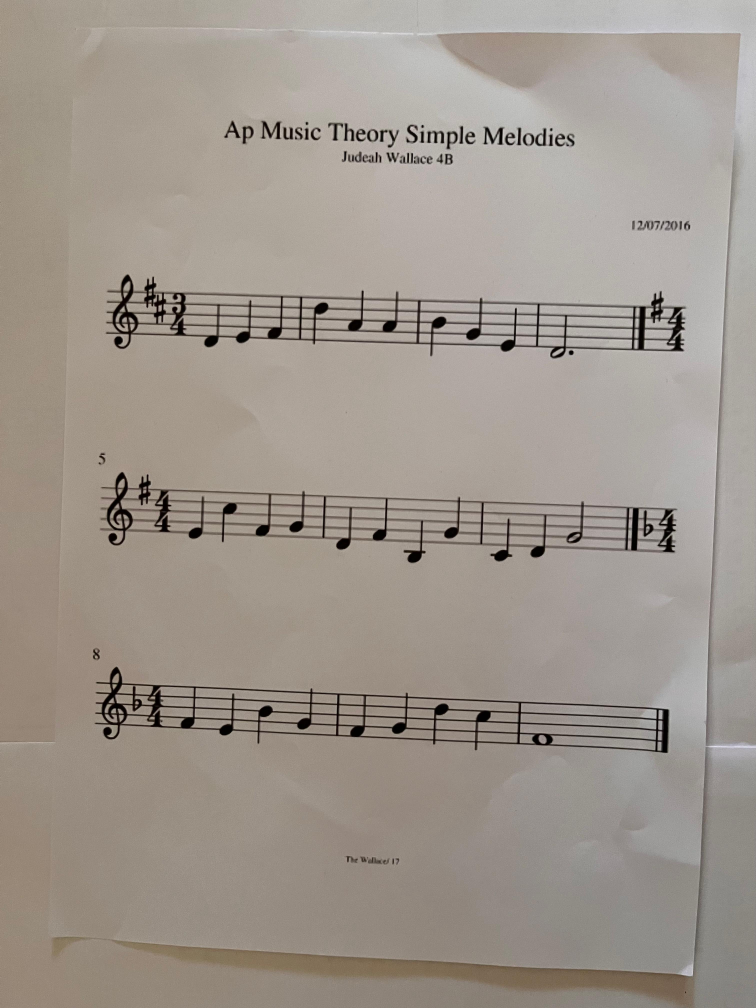
#> input picture testcases/10.jpg, 3024 x 4032 px (shown at 1/4 size)
$ jupyter execute main.ipynb
#> lines starting #> are read from the running program, lines starting #| are printed output that depends on the picture; after the words box and inside, x2 and y2 are one past the last pixel; in counts of white or black regions, pixels touching at a corner belong together; long printed decimals are rounded
# OMR Music Sheet to A MP3 file

[cell 1]
import skimage.io as io
from skimage import img_as_ubyte
import skimage as sk
import matplotlib.pyplot as plt
import numpy as np
import cv2
from skimage.exposure import histogram
from skimage.filters import threshold_otsu,threshold_local,median, unsharp_mask
from matplotlib.pyplot import bar
from skimage.color import rgb2gray,rgb2hsv
from commonfunctions import *
from scipy.ndimage import rotate
from skimage.morphology import binary_erosion, binary_dilation, binary_closing, skeletonize, thin, binary_opening, remove_small_objects
from skimage.measure import find_contours
from skimage.draw import rectangle
from skimage.transform import resize
from scipy.stats import mode

[cell 2]
def show_images(images,titles=None):
    #This function is used to show image(s) with titles by sending an array of images and an array of associated titles.
    # images[0] will be drawn with the title titles[0] if exists
    # You aren't required to understand this function, use it as-is.
    n_ims = len(images)
    if titles is None: titles = ['(%d)' % i for i in range(1,n_ims + 1)]
    fig = plt.figure()
    n = 1
    for image,title in zip(images,titles):
        a = fig.add_subplot(1,n_ims,n)
        if image.ndim == 2:
            plt.gray()
        plt.imshow(image)
        a.set_title(title)
        n += 1
    fig.set_size_inches(np.array(fig.get_size_inches()) * n_ims)
    plt.show()

[cell 3]
# [8 lines left out: function histogram_equation, not called in this run]


# [39 lines of commented-out code are left out]

[cell 4]
# [40 lines of commented-out code are left out]

[cell 5]
# [53 lines of commented-out code are left out]

[cell 6]
# img = io.imread("./images/image.png",as_gray=True)
# print(img.shape)
# # 1. Binarization

# # # Compute Otsu's threshold
# # otsu_threshold = threshold_otsu(img)
# # binary_image_ski = img > otsu_threshold

# #Adaptive ski
# # # Compute a local threshold
# # block_size = 201  # Size of the local region to consider
# # local_thresh = threshold_local(img, block_size, offset=0)

# #our threshold
# # print(img)
# # threshold=getThreshold(img)
# # img[img>threshold]=1
# # img[img<=threshold]=0

# show_images([img])

[cell 7]
def dynamic_binarization(input_image):
    # Calculate the histogram of the input image
    hist = cv2.calcHist([input_image], [0], None, [256], [0, 256])
    # Normalize the histogram for easier analysis
    normalized_hist = hist / hist.sum()

    # Check if the histogram has significant peaks near 0 and 255
    near_zero = normalized_hist[:20].sum()  # Sum of bins near 0
    near_255 = normalized_hist[-20:].sum()  # Sum of bins near 255

    # Thresholds for determining scanned images
    if near_zero+near_255 > 0.75:
        # Use Otsu's binarization for scanned images
        _, binarized_image = cv2.threshold(input_image, 0, 255, cv2.THRESH_BINARY+cv2.THRESH_OTSU)
    else:
        # Apply both Otsu and Adaptive Thresholding
        _, otsu_binary = cv2.threshold(input_image, 0, 255,cv2.THRESH_BINARY+ cv2.THRESH_OTSU)
        adaptive_binary = cv2.adaptiveThreshold(input_image, 255, cv2.ADAPTIVE_THRESH_GAUSSIAN_C,
                                                cv2.THRESH_BINARY, blockSize=9, C=5)

        # Calculate the number of black pixels for Otsu's output
        otsu_black_pixels = np.sum(otsu_binary == 0)

        # Threshold for deciding noise
        noise_threshold = np.sum(hist[:120])

        if otsu_black_pixels > noise_threshold:
            # Otsu produces noise, use Adaptive Thresholding
            binarized_image = adaptive_binary
        else:
            # Otsu works fine
            binarized_image = otsu_binary

    return binarized_image

[cell 8]
# [25 lines left out: function resize_with_aspect_ratio, not called in this run]

[cell 9]
def rotate_image (binarized_image,lines):
    rotated_image= binarized_image
    if lines is not None:  # Found lines
        angles = []  # Store the angles of the detected lines
        zero_angle_count = 0  # Count lines with angles close to 0°
        tolerance_zero = 2.0  # Tolerance to consider an angle as 0° (degrees)

        for line in lines:
            rho, theta = line[0]
            # Convert polar coordinates to Cartesian line endpoints
            a = np.cos(theta)
            b = np.sin(theta)
            x0 = a * rho
            y0 = b * rho
            x1 = int(x0 + 1000 * (-b))  # Endpoint 1
            y1 = int(y0 + 1000 * (a))
            x2 = int(x0 - 1000 * (-b))  # Endpoint 2
            y2 = int(y0 - 1000 * (a))

            # # Draw the line on the output image
            # cv2.line(output_image, (x1, y1), (x2, y2), (0, 0, 255), 2)  # Red line with thickness 2

            # Convert angle to degrees
            angle_degrees = 180 * theta / np.pi
            angles.append(angle_degrees)

            # Check if angle is close to 0° (horizontal line)
            if abs(angle_degrees) < tolerance_zero or abs(angle_degrees - 180) < tolerance_zero:
                zero_angle_count += 1

        # Majority Check: If most lines are at zero angles, skip rotation
        if zero_angle_count > len(angles) / 2:  # Majority condition
            print("Majority of lines are horizontal. Skipping rotation.")
        else:
            # Calculate the average angle excluding near-zero angles
            # average_angle = np.mean([angle for angle in angles if abs(angle) > tolerance_zero])
            mode_angle, _ = mode([angle for angle in angles if abs(angle) > tolerance_zero], axis= 0)
            print("mode result", mode_angle)
            if abs(mode_angle)>2:
                rotated_image = rotate(rotated_image, mode_angle - 90, cval=255)

    else:
        print("No lines found")

    return rotated_image

[cell 10]
def convert_to_bool_reverse(image):
    image=255-image
    image=image>0
    return image

[cell 11]
def getBoundedBoxes(image):
    """
    Detects bounding boxes for staves in a binary image and returns binary images of the staves.
    """
    img_height = image.shape[0]
    img_width = image.shape[1]
    max_dim = max(img_height,img_width)
    print("max_dim",max_dim)


    # print("image entring remove small" ,image)
    closing = remove_small_objects(image, 2000, connectivity=8)
    # print("after removing ", closing)

    # Dilate vertically to connect staff lines
    closing = binary_dilation(closing, footprint=np.ones((int(max_dim/40), 1)))
    # print("image sfter dilation",closing)
    # Remove small objects to clean up noise


    # Show intermediate results (optional, for debugging)
    show_images([closing], ['Closing and Small Object Removal'])

    # Crop a portion of the image to exclude the beginning
    img_without_begin = closing[:, int(img_height * 0.2):img_height]
    show_images([closing, img_without_begin], ['Original', 'Without Beginning'])

    # Convert binary images to uint8 for contour detection
    img_without_begin = (img_without_begin * 255).astype('uint8')
    output_image = (image * 255).astype('uint8')

    # Find contours in both cropped and original binary images
    contours_without_begin, _ = cv2.findContours(img_without_begin, cv2.RETR_EXTERNAL, cv2.CHAIN_APPROX_SIMPLE)
    contours_with_begin, _ = cv2.findContours(output_image, cv2.RETR_EXTERNAL, cv2.CHAIN_APPROX_SIMPLE)

    # Check if contours differ between the cropped and original images
    staves = []
    correct_contours = contours_with_begin
    if len(contours_with_begin) != len(contours_without_begin):
        correct_contours = contours_without_begin

    # Extract bounding boxes and binary images for each stave
    for contour in correct_contours:
        x, y, w, h = cv2.boundingRect(contour)
        if h * 4 < w and h * 7 > w:  # Check if the bounding box is wide enough to be a stave
            print("Stave Length: ", w, "Stave Height: ", h)
            start_x = x
            end_x = img_width
            if correct_contours is contours_without_begin:
                start_x = 0
            stave = image[y:y + h, start_x:end_x]  # Keep binary format (no color conversion)
            staves.append(stave)
            show_images([stave], ["Stave"])  # Visualize each stave (optional)

    return staves

[cell 12]
def runs_of_ones_array(bits):
    bounded = np.hstack(([0], bits, [0]))
    difs = np.diff(bounded)
    run_starts, = np.where(difs > 0)
    run_ends, = np.where(difs < 0)
    return run_ends - run_starts


def verticalRunLength(img):
    # white runs
    arr = []
    for i in range(0, img.shape[1]):
        a = runs_of_ones_array(img[:, i])
        for x in a:
            arr.append(x)
    counts = np.bincount(arr)
    staff_height = np.argmax(counts)
    # black runs
    arr = []
    for i in range(0, img.shape[1]):
        a = runs_of_ones_array(np.invert(img[:, i]))
        for x in a:
            arr.append(x)
    # print(arr)
    counts = np.bincount(arr)
    staff_space = np.argmax(counts)
    return staff_height, staff_space

# [29 lines left out: function get_lines_rows, not called in this run]

def dilate_vertically_with_staff_space(stave, width, height):
    # Ensure the stave is in uint8 format
    if stave.dtype != np.uint8:
        stave = (stave * 255).astype(np.uint8)  # Convert boolean to uint8 (255 for white, 0 for black)

    # Create a vertical structuring element (kernel)
    kernel = cv2.getStructuringElement(cv2.MORPH_RECT, (width, height))

    # Apply vertical dilation
    dilated_stave = cv2.dilate(stave, kernel, iterations=1)

    return dilated_stave

def segment_staves(stave, original_stave,staff_space):
    # Ensure the stave is in uint8 format
    if stave.dtype != np.uint8:
        stave = (stave * 255).astype(np.uint8)

    # Find contours of the dilated stave
    contours, _ = cv2.findContours(stave, cv2.RETR_EXTERNAL, cv2.CHAIN_APPROX_SIMPLE)

    # Sort contours left to right (by x-coordinate)
    contours = sorted(contours, key=lambda contour: cv2.boundingRect(contour)[0])

    # Create a copy of the stave to draw contours on
    stave_with_contours = cv2.cvtColor(stave, cv2.COLOR_GRAY2BGR)

    # List to store extracted note images
    notes = []

    for contour in contours:
        # Get the bounding rectangle (x, y, width, height) for each contour
        x, y, w, h = cv2.boundingRect(contour)

        # Draw the contour as a green rectangle on the stave copy
        if h>staff_space*2:
            cv2.rectangle(stave_with_contours, (x, y), (x + w, y + h), (0, 255, 0), 2)

            # Extract the note from the original stave using the bounding box
            note = original_stave[y:y+h, x:x+w]
            notes.append(note)

    # Show the stave with contours drawn
    show_images([stave_with_contours], ["Stave with Contours"])

    return notes

def remove_staff_lines_columnwise(staves, staff_height):
    processed_staves = []

    for stave in staves:
        # Copy the stave to modify
        processed_stave = stave.copy()

        # Loop through each column in the stave
        for col in range(stave.shape[1]):
            # Get the binary column data
            column_data = stave[:, col]

            # Run-length encode the column
            run_lengths = runs_of_ones_array(column_data)

            # Check if any gap (run of black pixels) is larger than the staff height
            if any(run > staff_height*2 for run in run_lengths):
                # Leave the column as is (it contains symbols or non-staff lines)
                continue
            else:
                # Set the entire column to black (remove staff lines)
                processed_stave[:, col] = 0

        # Append the processed stave
        processed_staves.append(processed_stave)

    return processed_staves

[cell 13]
# Read the image
img = cv2.imread("./testcases/10.jpg")
#> img is the input picture: shape (4032, 3024, 3); mean B, G, R 141.9, 150.7, 159.1
# img = cv2.imread("./images/image2.png")
show_images([img],["original image"])
#> in show_images, `n_ims = len(images)`: n_ims = 1
#> the loop in show_images, `for image,title in zip(images,titles):` made 1 pass
#> (title, n) on pass 1: ('original image', 2)
#> after the loop in show_images, `for image,title in zip(images,titles):`: n = 2

#remove noise using ski and opencv filters
remove_noise = cv2.bilateralFilter(img, 3, 75, 75)

# Convert to grayscale
gray = cv2.cvtColor(remove_noise, cv2.COLOR_BGR2GRAY)

#dynamic_binarization to apply any of otsu or adaptive
binarized_image=dynamic_binarization(gray)
#> in dynamic_binarization, `hist = cv2.calcHist([input_image], [0], None, [256], [0, 256])`: hist = 256 values, max 328446 at index 142, min 0 at index 240, mean 47628
#> in dynamic_binarization, `normalized_hist = hist / hist.sum()`: normalized_hist = 256 values, max 0.0269 at index 142, min 0 at index 240, mean 0.00391
#> in dynamic_binarization, `near_zero = normalized_hist[:20].sum()`: near_zero = 0.0109
#> in dynamic_binarization, `near_255 = normalized_hist[-20:].sum()`: near_255 = 1.64e-06
#> in dynamic_binarization, `_, otsu_binary = cv2.threshold(input_image, 0, 255,cv2.THRESH_BINARY+ ..`:
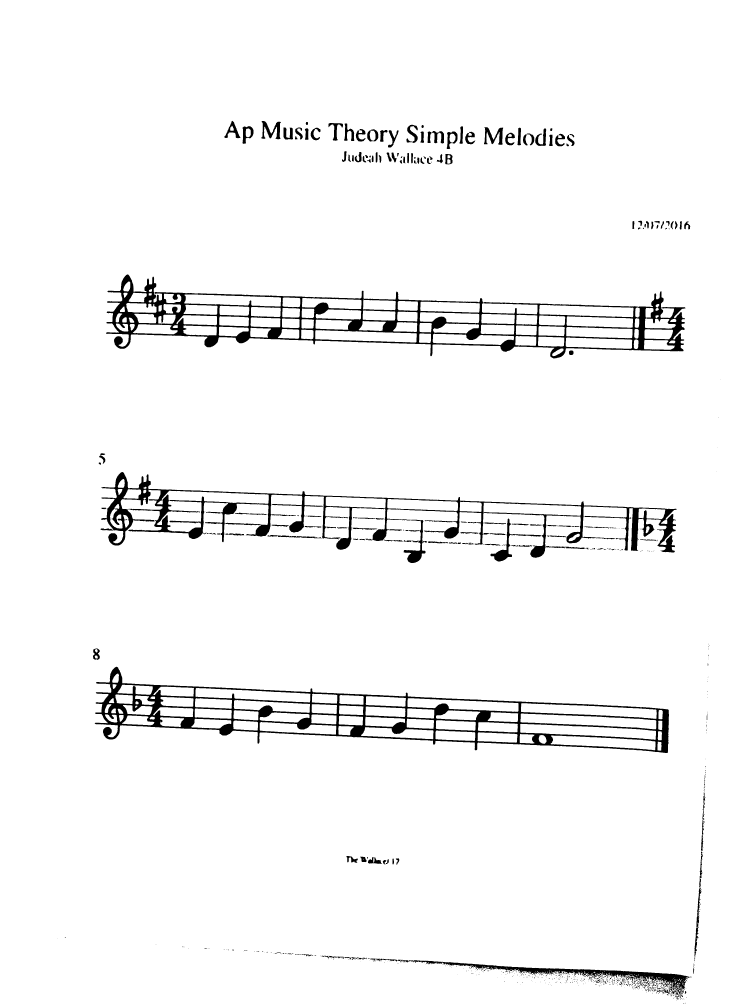
#> otsu_binary: shape (4032, 3024) (shown at 1/4 size); 96.5% white; 767 black regions (556 under 20 px), largest, box (x1, y1, x2, y2) and area: (424, 1098, 2742, 1434) 124818, (379, 2667, 2676, 3012) 115647, (402, 1888, 2707, 2246) 94556
#> in dynamic_binarization, `otsu_black_pixels = np.sum(otsu_binary == 0)`: otsu_black_pixels = 421469
#> in dynamic_binarization, `noise_threshold = np.sum(hist[:120])`: noise_threshold = 644852
show_images([binarized_image],["binarized image"])
#> the loop in show_images (call 2), `for image,title in zip(images,titles):` made 1 pass

[cell 14]
edges = cv2.Canny(gray, 50, 150)
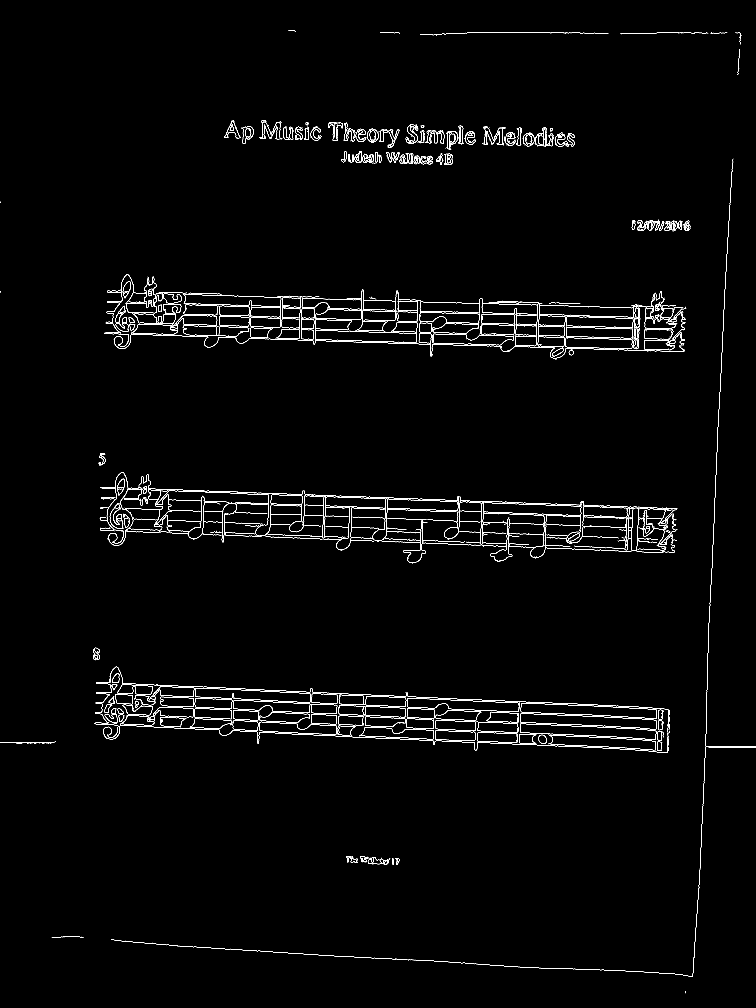
#> edges: shape (4032, 3024) (shown at 1/4 size); 0.91% white in thin lines or dots
show_images([edges],["edges"])


#detect lines using Hough Transform
lines = cv2.HoughLines(edges, 1, np.pi / 180.0, 250, np.array([]))# show_images([lines],["lines"])
#> lines = 74 rows, first 8: [1312, 1.61], [1270, 1.61], [1317, 1.61], [1228, 1.61], [1938, 1.61], [1275, 1.61], [2957, 0.0524], [3748, 1.62]


# Rotate the image based on the detected lines
rotated_image = rotate_image(binarized_image,lines)
#> the loop in rotate_image, `for line in lines:` made 74 passes
#> (rho, theta, a, b, x0, y0, x1, y1) on pass 41: (2921, 0.0349, 0.999, 0.0349, 2919.2, 101.9, 2884, 1101)
#> after the loop in rotate_image, `for line in lines:`: angles = 74 values, max 94 at index 45, min 2 at index 40, mean 87.53; zero_angle_count = 1
#> in rotate_image, `mode_angle, _ = mode([angle for angle in angles if abs(angle) > tolera..`: mode_angle = 92
#| mode result 92.000
#> in rotate_image, `rotated_image = rotate(rotated_image, mode_angle - 90, cval=255)`:
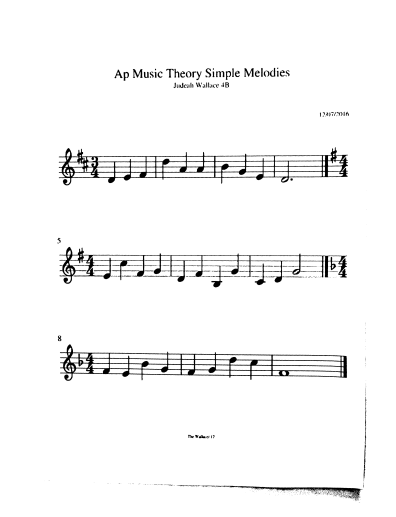
#> rotated_image: shape (4135, 3163) (shown at 1/8 size); min 0, max 255, mean 246.8
show_images([rotated_image],["rotated_image"])

[cell 15]
final_image=convert_to_bool_reverse(rotated_image)
show_images([final_image],["final_image"])

[cell 16]
# rotated_image_copy=rotated_image.copy()
# #Remove small details
# morphology_input=255-rotated_image
# morphology_input=morphology_input>0
# # closing=binary_erosion(morphology_input,footprint= np.ones((1, 5)))
# dilation=binary_dilation(morphology_input, np.ones((5,1)))
# dilation=remove_small_objects(dilation, 500, connectivity=8)
# # print(dilation)


# # Find contours of big bounding box all notes
# # closing=binary_erosion(dilation,footprint= np.ones((1, 5)))
# dilation=binary_dilation(dilation, np.ones((200,10)))
# show_images([dilation],[ "dilation"])

# contours_input= (dilation * 255).astype('uint8')
# # show_images([contours_input],["contors"])
# # print(contours_input)
# contours, _ = cv2.findContours(contours_input, cv2.RETR_EXTERNAL, cv2.CHAIN_APPROX_SIMPLE)

# # Create a copy of the original image to draw the bounding boxes
# output_image = cv2.cvtColor(rotated_image, cv2.COLOR_GRAY2BGR)


# max_area = 0
# max_bbox = None  # Will store the coordinates of the maximum bounding box
# # Loop over the contours to get the bounding rectangles
# for contour in contours:

#     # Get the bounding rectangle (x, y, width, height)
#     x, y, w, h = cv2.boundingRect(contour)
#     cv2.rectangle(output_image, (x, y), (x + w, y + h), (0, 255, 0), 2)
#     # Calculate the area of the bounding rectangle
#     area = w * h
#     # Check if this is the largest bounding box so far
#     if area > max_area:
#         max_area = area
#         max_bbox = (x, y, w, h)
# if max_bbox is not None:
#     x, y, w, h = max_bbox
#     print("maxx")
#     cv2.rectangle(output_image, (x, y), (x + w, y + h), (255, 0, 0), 2)

# # Display the result with bounding boxes
# # cv2.imshow('Bounding Rectangles', output_image)
# # cv2.waitKey(0)
# # cv2.destroyAllWindows()
# show_images([output_image],["output_image"])


# # x, y, w, h = max_bbox
# # cropped_image = rotated_image_copy[y:y+h, x:x+w]
# # show_images([cropped_image],["cropped_image1"])

# # cropped_image=255-cropped_image
# # cropped_image=cropped_image>0
# final_image=remove_small_objects(output_image, 700, connectivity=8)

# show_images([final_image],["final_image"])

STAVE EXTRACTION
1. Apply run length encoding to get staff height and staff space
2. dilate with staff space
3. apply countours
4. extract these countours
5. loop on staves and remove staff lines around notes
6. dilate the rest of notes
7. apply contours on each stave to get single notes
8. Further process each single note and remove small objects

[cell 17]
#staves using contoursxx
staves=getBoundedBoxes(final_image)
#| max_dim 4135
#> in getBoundedBoxes, `closing = remove_small_objects(image, 2000, connectivity=8)`:
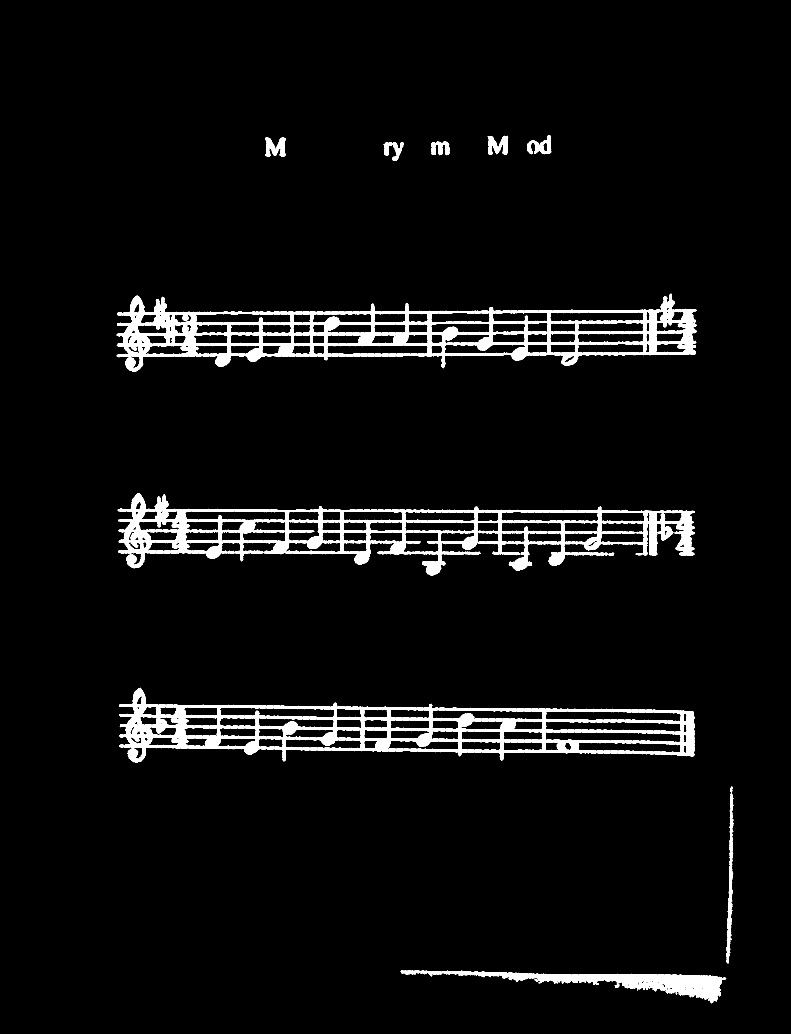
#> closing: shape (4135, 3163) bool (shown at 1/4 size); 4% white; 10 white regions, largest, box (x1, y1, x2, y2) and area: (466, 1174, 2787, 1485) 163369, (476, 2751, 2779, 3050) 152243, (471, 1972, 2780, 2302) 147699
#> (the rest of the program and of its run is left out)
